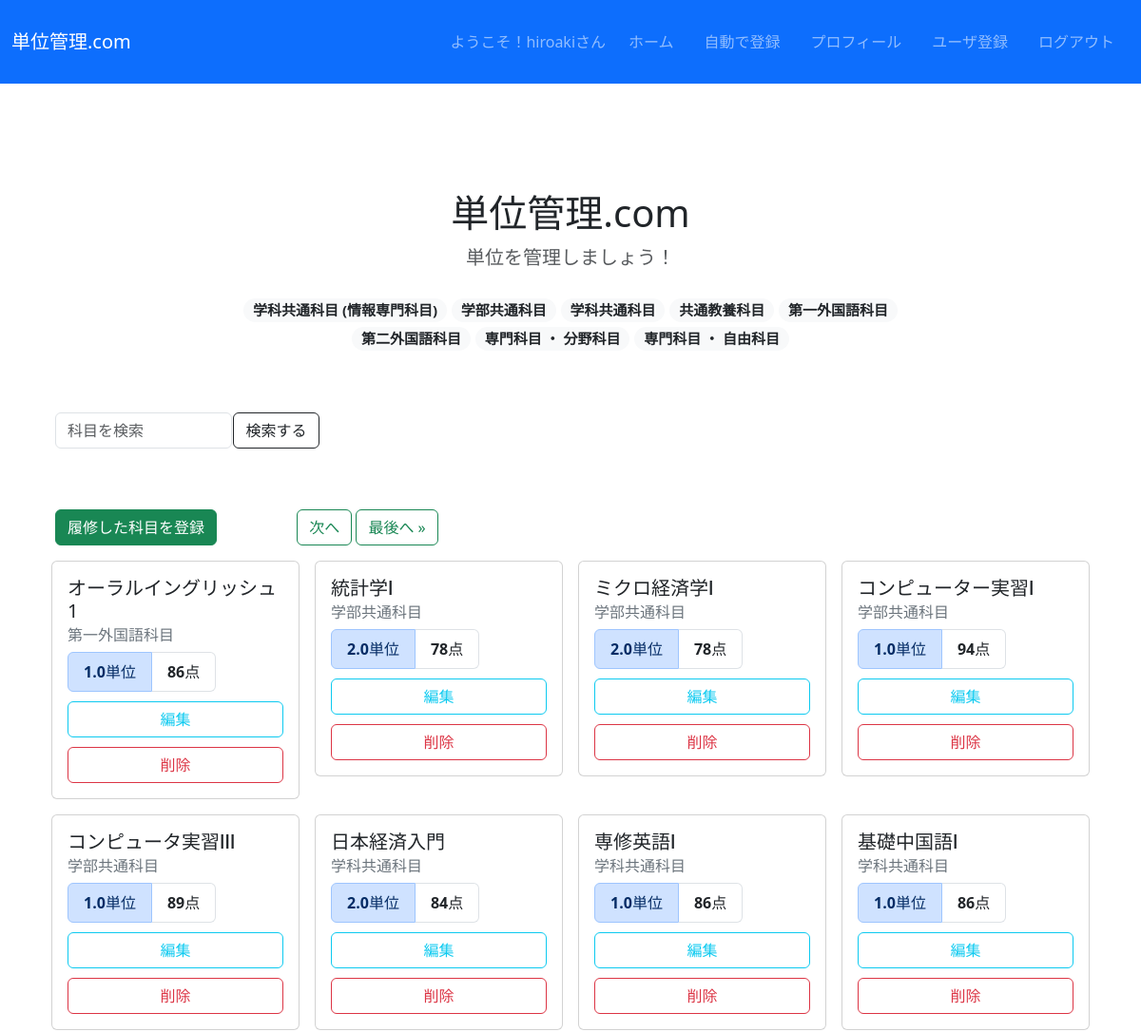
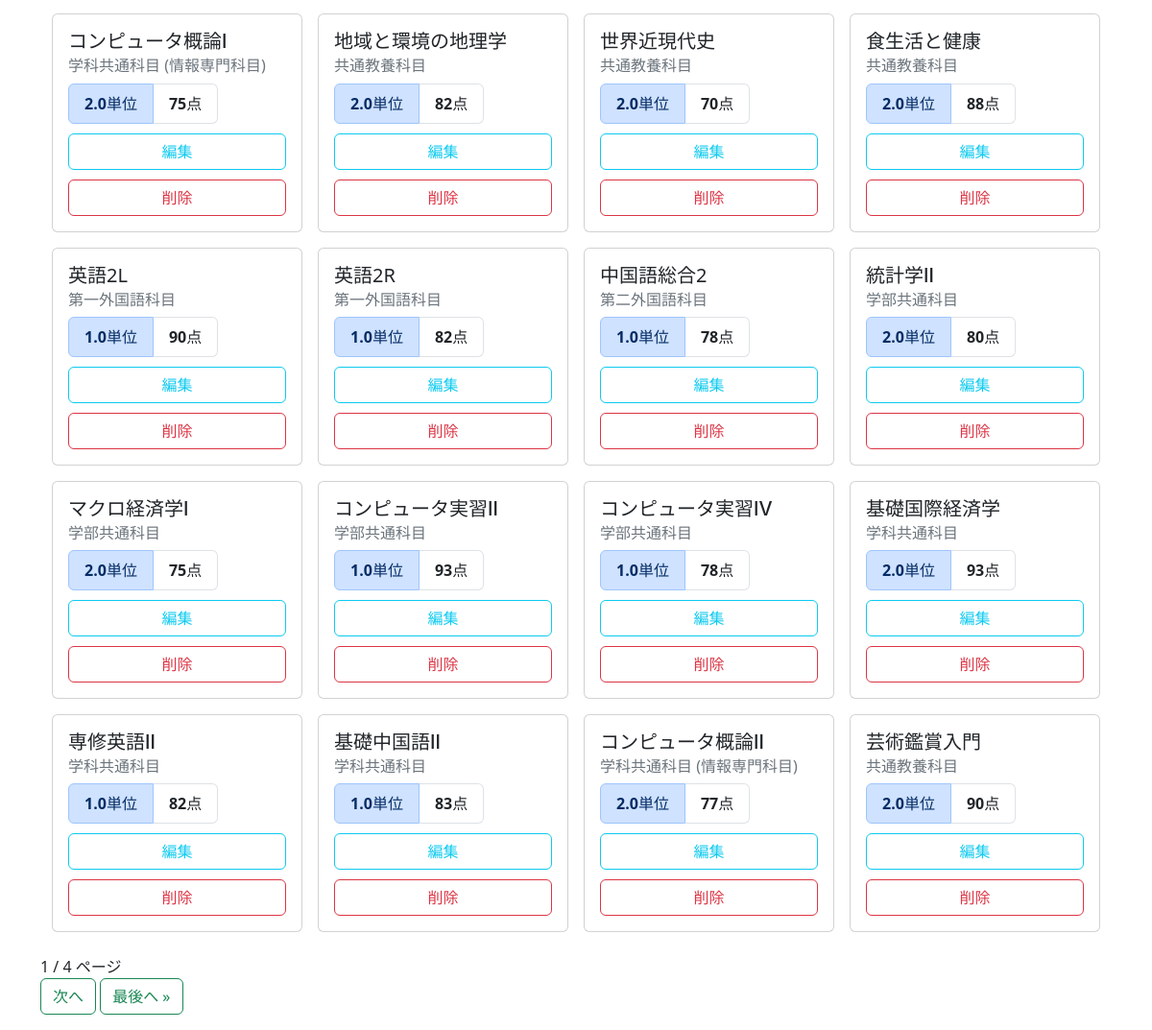
Screenshot of /crud/ (signed in) with the database file from the repository (2 pictures, top to bottom).
### crud/models.py (models this page shows, shortened)
class Category(models.Model):
  name = models.CharField(max_length=200)
  requiredment_credit = models.PositiveIntegerField(default=0)
  def __str__(self):
    return self.name

class Subject(models.Model):
  name = models.CharField(max_length=100)
  credit = models.FloatField(null=True, blank=False)
  score = models.PositiveIntegerField()
  category = models.ForeignKey(Category, on_delete=models.DO_NOTHING)

### crud/views.py (the view)
# urls.py: path('crud/', views.SubjectListView.as_view(), name="list"),
class SubjectListView(LoginRequiredMixin, ListView):
  model = Subject
  paginate_by = 24
  def get_context_data(self, *args, **kwargs):
    context = super().get_context_data(*args, **kwargs)
    context["categories"] = Category.objects.all()
    return context
  def get_queryset(self):
    query = self.request.GET.get('query')
    if query:
      subject_list = Subject.objects.filter(
            name__icontains=query)
    else:
      subject_list = Subject.objects.all()
    return subject_list

### creditmanagement/crud/templates/crud/subject_list.html (shortened to what this page needs)
{% extends "base.html" %}
{% block header %}
<section class="py-5 text-center container">
  <div class="row py-lg-5">
    <div class="col-lg-8 col-md-8 mx-auto">
      <h1 class="fw-light">単位管理.com</h1>
      <p class="lead text-muted">単位を管理しましょう！</p>
      <p class="pt-2 fs-5">
        {% for category in categories %}
        <span class="badge rounded-pill bg-light">
          <a class="text-dark" style="text-decoration: none;" href="{% url 'category-subject-list' category.name %}">{{category}}</a>
        </span>
        {% endfor %}
      </p>
    </div>
  </div>
  <form class="form-inline d-flex">
    <div class="col-md-2 col-sm-6" style="margin-left: 1rem;">
      <input name="query" value="{{ request.GET.query }}" class="form-control mr-sm-2" style="margin-bottom: 1rem;" type="text" placeholder="科目を検索" aria-label="Search">
    </div>
    <div class="col-md-1 col-sm-6">
      <button class="btn btn-outline-dark my-2 my-sm-0" type="submit">検索する</button>
    </div>
  </form>
</section>
{% endblock header %}
{% block content %}
<button class="btn btn-success" style="margin-right: 5rem; margin-left: 1rem; margin-bottom: 1rem;" type="button" onclick="location.href='{% url 'new' %}'">履修した科目を登録</button>
{% if page_obj.has_next %}
<button class="btn btn-outline-success" type="button" style="margin-bottom: 1rem;"onclick="location.href='?page={{ page_obj.next_page_number }}'">次へ</button>
<button class="btn btn-outline-success" type="button" style="margin-bottom: 1rem;"onclick="location.href='?page={{ page_obj.paginator.num_pages }}'">最後へ &raquo;</button>
{% endif %}
<div class="container">
  <div class="row row-cols-1 row-cols-md-2 row-cols-lg-4 g-3">
    {% for subject in object_list %}
    <div class="col-lg-3 col-md-6">
      <div class="card">
        <div class="card-body">
          <h5 class="card-title">{{ subject.name }}</h5>
          <h6 class="card-subtitle mb-2 text-secondary">{{ subject.category }}</h6>
            <ul class="list-group  list-group-horizontal">
              <li class="list-group-item list-group-item-primary"><span class="fw-bolder">{{ subject.credit }}</span>単位</li>
              <li class="list-group-item"><span class="fw-bolder">{{ subject.score }}</span>点</li>
            </ul>
            <button class="btn btn-outline-info w-100" style="margin-top: 10px;" onclick="location.href='{% url 'edit' pk=subject.pk %}'">編集</button>
            <button class="btn btn-outline-danger w-100" style="margin-top: 10px;" onclick="location.href='{% url 'delete' pk=subject.pk %}'">削除</button>
        </div>
      </div>
    </div>
    {% endfor %}
  </div>
</div>
<br>
    {{ page_obj.number }} / {{ page_obj.paginator.num_pages }} ページ<br>
    {% if page_obj.has_next %}
    <button class="btn btn-outline-success" type="button" style="margin-bottom: 1rem;"onclick="location.href='?page={{ page_obj.next_page_number }}'">次へ</button>
    <button class="btn btn-outline-success" type="button" style="margin-bottom: 1rem;"onclick="location.href='?page={{ page_obj.paginator.num_pages }}'">最後へ &raquo;</button>
    {% endif %}
  {% endblock %}

### creditmanagement/crud/templates/base.html (shortened to what this page needs)
<!DOCTYPE html>
<html lang="ja">
<head>
    <link href="https://cdn.jsdelivr.net/npm/bootstrap@5.3.0-alpha3/dist/css/bootstrap.min.css" rel="stylesheet">
</head>
<body>
  <main>
    <nav class="navbar navbar-expand-lg navbar-dark bg-primary" style="margin-bottom: 1rem;">
      <div class="container-fluid">
          <a class="navbar-brand" href="{% url 'list' %}">単位管理.com</a>
          <div class="collapse navbar-collapse justify-content-end" id="navbarNav">
              <ul class="navbar-nav ms-auto flex-nowrap" style="margin-top: 1rem;">
                  {% if request.user.is_authenticated %}
                  <li class="nav-item px-2">
                    <p class="navbar-text">ようこそ！{{ user.get_username }}さん</p>
                  </li>
                  <li class="nav-item px-2">
                    <a class="nav-link" href="{% url 'list' %}">ホーム</a>
                  </li>
                  <li class="nav-item px-2">
                    <a class="nav-link" href="{% url 'unipa_register' %}">自動で登録</a>
                  </li>
                  <li class="nav-item px-2">
                      <a class="nav-link" href="{% url 'total' %}">プロフィール</a>
                  </li>
                  <li class="nav-item px-2">
                      <a class="nav-link" href="{% url 'signup' %}">ユーザ登録</a>
                  </li>
                  <li class="nav-item px-2">
                      <a class="nav-link" href="{% url 'logout' %}">ログアウト</a>
                  </li>
                  {% else %}
                  <li class="nav-item px-2">
                      <a class="nav-link" href="{% url 'login' %}">ログイン</a>
                  </li>
                  {% endif %}
              </ul>
          </div>
      </div>
  </nav>
    {% block header %}
    {% endblock header %}
    <div class="container">
      {% block content %}{% endblock %}
    </div>
  </main>
</body>
</html>

### rows the page displays
Category: name "学科共通科目 (情報専門科目)"
Category: name "学部共通科目"
Category: name "学科共通科目"
Category: name "共通教養科目"
Category: name "第一外国語科目"
Category: name "第二外国語科目"
Category: name "専門科目 ・ 分野科目"
Category: name "専門科目 ・ 自由科目"
Subject: name "オーラルイングリッシュ1", category "第一外国語科目", credit "1.0", score "86"
Subject: name "統計学Ⅰ", category "学部共通科目", credit "2.0", score "78"
Subject: name "ミクロ経済学Ⅰ", category "学部共通科目", credit "2.0", score "78"
Subject: name "コンピューター実習Ⅰ", category "学部共通科目", credit "1.0", score "94"
Subject: name "コンピュータ実習Ⅲ", category "学部共通科目", credit "1.0", score "89"
Subject: name "日本経済入門", category "学科共通科目", credit "2.0", score "84"
Subject: name "専修英語Ⅰ", category "学科共通科目", credit "1.0", score "86"
Subject: name "基礎中国語Ⅰ", category "学科共通科目", credit "1.0", score "86"
Subject: name "コンピュータ概論Ⅰ", category "学科共通科目 (情報専門科目)", credit "2.0", score "75"
Subject: name "地域と環境の地理学", category "共通教養科目", credit "2.0", score "82"
Subject: name "世界近現代史", category "共通教養科目", credit "2.0", score "70"
Subject: name "食生活と健康", category "共通教養科目", credit "2.0", score "88"
Subject: name "英語2L", category "第一外国語科目", credit "1.0", score "90"
Subject: name "英語2R", category "第一外国語科目", credit "1.0", score "82"
Subject: name "中国語総合2", category "第二外国語科目", credit "1.0", score "78"
Subject: name "統計学Ⅱ", category "学部共通科目", credit "2.0", score "80"
Subject: name "マクロ経済学Ⅰ", category "学部共通科目", credit "2.0", score "75"
Subject: name "コンピュータ実習Ⅱ", category "学部共通科目", credit "1.0", score "93"
Subject: name "コンピュータ実習Ⅳ", category "学部共通科目", credit "1.0", score "78"
Subject: name "基礎国際経済学", category "学科共通科目", credit "2.0", score "93"
Subject: name "専修英語Ⅱ", category "学科共通科目", credit "1.0", score "82"
Subject: name "基礎中国語Ⅱ", category "学科共通科目", credit "1.0", score "83"
Subject: name "コンピュータ概論Ⅱ", category "学科共通科目 (情報専門科目)", credit "2.0", score "77"
Subject: name "芸術鑑賞入門", category "共通教養科目", credit "2.0", score "90"

### other values shown
{{ user.get_username }} "hiroaki"
{{ page_obj.number }} "1"
{{ page_obj.paginator.num_pages }} "4"
